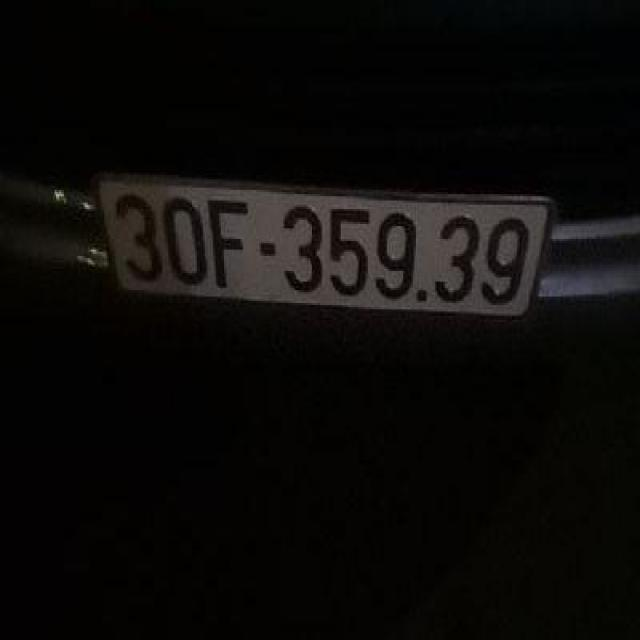
#> input picture Vietnam License Plate.v2i.coco/test/Tgmt_0558_png.rf.e13610194e1a2779f07acdd0924a6674.jpg, 640 x 640 px
$ python -i hog.py   (imports and definitions only)   (older library calls are emulated)
#> lines starting #> are read from the running program, lines starting #| are printed output that depends on the picture; after the words box and inside, x2 and y2 are one past the last pixel; in counts of white or black regions, pixels touching at a corner belong together
#> further down, picture is the input picture: shape (640, 640, 3); mean B, G, R 8.9, 10.6, 11.9
"""Histogram of Oriented Gradients (HOG) feature extractor.

Implemented in pure NumPy because this OpenCV build has no cv2.HOGDescriptor.
Standard Dalal-Triggs style: 8x8 cells, 16x16 blocks, 50% overlap, 9 bins,
L2-Hys block normalization.
"""
import cv2
import numpy as np

WIN_W, WIN_H = 64, 32
CELL = 8
BLOCK = 16
STRIDE = 8
NBINS = 9


# [53 lines left out: functions _gradients, hog_features, not called in this run]


def crop_features(image: np.ndarray) -> np.ndarray:
    """Compact 7-dim heuristic feature vector from a BGR crop."""
    if image.ndim == 2:
        bgr = cv2.cvtColor(image, cv2.COLOR_GRAY2BGR)
    else:
        bgr = image
    h, w = bgr.shape[:2]
#> h = 640; w = 640
    gray = cv2.cvtColor(bgr, cv2.COLOR_BGR2GRAY)
    clahe = cv2.createCLAHE(clipLimit=2.0, tileGridSize=(8, 8))
    gray = clahe.apply(gray)
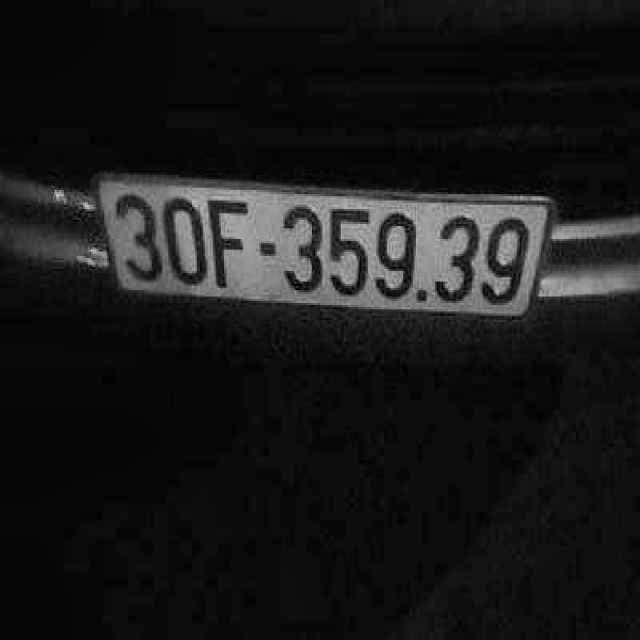
#> gray: shape (640, 640); min 1, max 200, mean 25.1
    edges = cv2.Canny(gray, 80, 180)
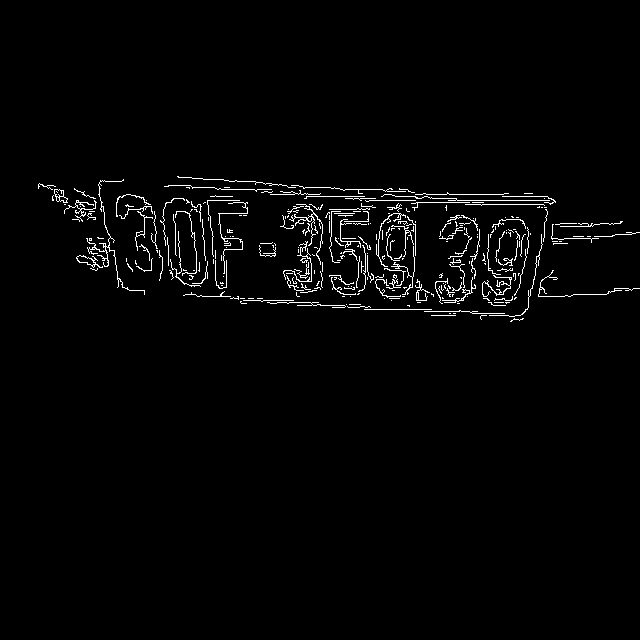
#> edges: shape (640, 640); 2% white in thin lines or dots, all inside (x1, y1, x2, y2) = (38, 176, 640, 322)
    edge_density = cv2.countNonZero(edges) / max(1, edges.size)
#> edge_density = 0.0196
    hsv = cv2.cvtColor(bgr, cv2.COLOR_BGR2HSV)
#> hsv: shape (640, 640, 3); mean H, S, V 32.8, 132.8, 12.2
    # color coverage: max over plate-color masks
    masks = []
    for (lo, hi) in [((0, 0, 155), (179, 85, 255)), ((15, 70, 100), (40, 255, 255)),
                     ((90, 45, 45), (135, 255, 255)), ((0, 80, 70), (10, 255, 255))]:
        masks.append(cv2.inRange(hsv, np.array(lo), np.array(hi)))
#> after the loop, masks = 4 items
    color_cov = max(cv2.countNonZero(m) / max(1, m.size) for m in masks)
#> color_cov = 0.0016
    _, th = cv2.threshold(gray, 0, 255, cv2.THRESH_BINARY + cv2.THRESH_OTSU)
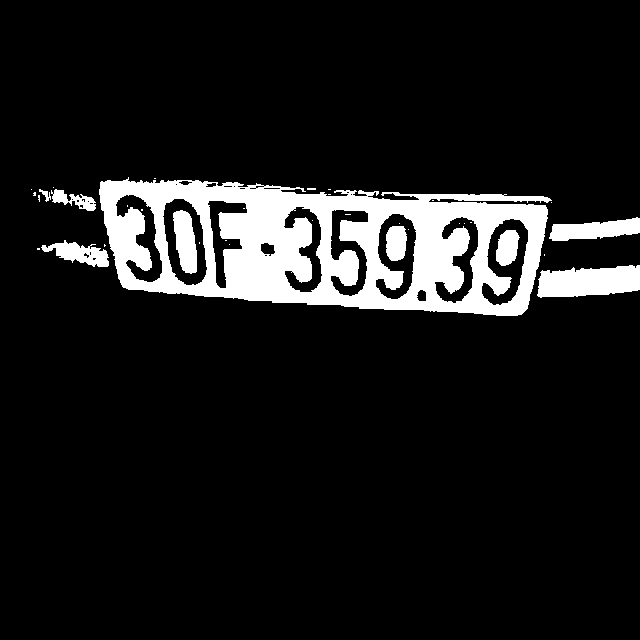
#> th: shape (640, 640); 10.4% white; 35 white regions (26 under 20 px)
    fg = cv2.countNonZero(th)
#> fg = 42446
    char_density = min(fg, th.size - fg) / max(1, th.size)
#> char_density = 0.104
    minority = th if fg <= th.size // 2 else cv2.bitwise_not(th)
    nlab, _ = cv2.connectedComponents(minority)
#> nlab = 36
    nlab -= 1
#> nlab = 35
    # rect_area (solidity) of largest contour in edge map
    contours, _ = cv2.findContours(edges, cv2.RETR_EXTERNAL, cv2.CHAIN_APPROX_SIMPLE)
#> contours = 298 contours, 290 with area under 20; largest, box (x1, y1, x2, y2) and area: (76, 255, 103, 268) 114, (54, 189, 68, 203) 105, (86, 179, 145, 295) 56, (289, 204, 323, 265) 51, (482, 275, 512, 297) 31, (64, 200, 97, 222) 28, (415, 279, 430, 301) 25, (376, 213, 406, 267) 21
    if contours:
        c = max(contours, key=cv2.contourArea)
#> c = contour of 49 points, box (x1, y1, x2, y2) (76, 255, 103, 268), area 114
        x, y, bw, bh = cv2.boundingRect(c)
#> x = 76; y = 255; bw = 27; bh = 13
        rect_area = cv2.contourArea(c) / max(1, bw * bh)
#> rect_area = 0.326
    else:
        rect_area = 0.0
    ratio = w / max(1, h)
#> ratio = 1
    return np.array([ratio, rect_area, edge_density, color_cov,
                     char_density, min(nlab, 50) / 50.0], dtype=np.float32)

>>> import cv2
>>> picture = cv2.imread('../Vietnam License Plate.v2i.coco/test/Tgmt_0558_png.rf.e13610194e1a2779f07acdd0924a6674.jpg')
>>> result = crop_features(picture)
#> result = [1, 0.326, 0.0196, 0.0016, 0.104, 0.7]
